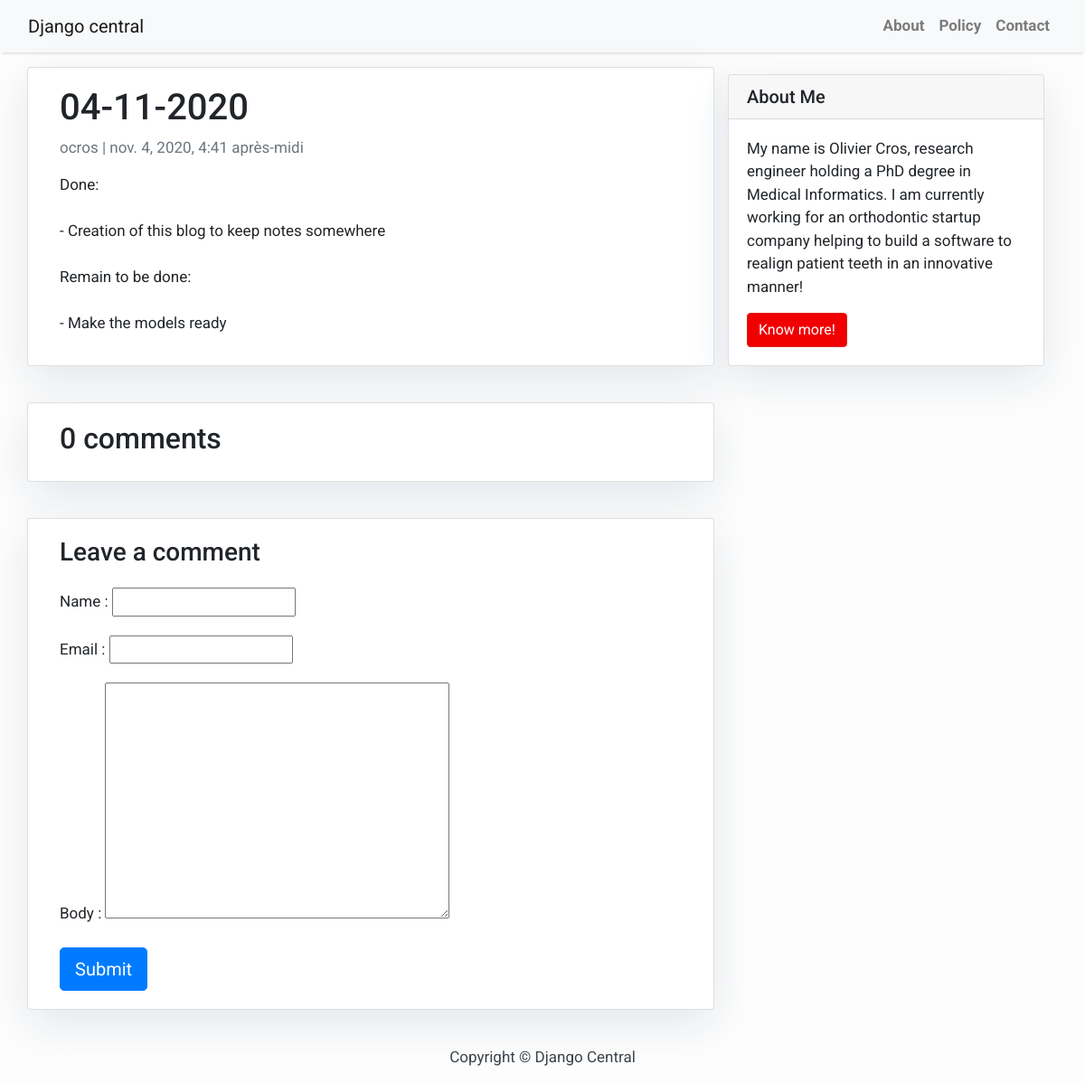
/04-11-2020/, run on the app's committed database.
### blog/models.py (models this page shows, shortened)
class Post(models.Model):
    title = models.CharField(max_length=200, unique=True)
    slug = models.SlugField(max_length=200, unique=True)
    author = models.ForeignKey(User, on_delete= models.CASCADE,related_name='blog_posts')
    updated_on = models.DateTimeField(auto_now= True)
    content = models.TextField()
    created_on = models.DateTimeField(auto_now_add=True)
    status = models.IntegerField(choices=STATUS, default=0)
    class Meta:
        ordering = ['-created_on']

### blog/views.py (the view)
# urls.py: path('<slug:slug>/', views.post_detail, name='post_detail')
def post_detail(request, slug):
    template_name = "post_detail.html"
    post = get_object_or_404(Post, slug=slug)
    comments = post.comments.filter(active=True).order_by("-created_on")
    new_comment = None
    if request.method == "POST":
        comment_form = CommentForm(data=request.POST)
        if comment_form.is_valid():
            new_comment = comment_form.save(commit=False)
            new_comment.post = post
            new_comment.save()
    else:
        comment_form = CommentForm()
    return render(
        request,
        template_name,
        {
            "post": post,
            "comments": comments,
            "new_comment": new_comment,
            "comment_form": comment_form,
        },
    )

### blog/forms.py
class CommentForm(forms.ModelForm):
    class Meta:
        model = Comment
        fields = ('name', 'email', 'body')

### blog/templates/post_detail.html (shortened to what this page needs)
{% extends 'base.html' %} {% block content %}
<div class="container">
  <div class="row">
    <div class="col-md-8 card mb-4  mt-3 left  top">
      <div class="card-body">
        <h1>{% block title %} {{ post.title }} {% endblock title %}</h1>
        <p class=" text-muted">{{ post.author }} | {{ post.created_on }}</p>
        <p class="card-text ">{{ post.content | linebreaksbr }}</p>
      </div>
    </div>
    {% block sidebar %} {% include 'sidebar.html' %} {% endblock sidebar %}
    <div class="col-md-8 card mb-4  mt-3 ">
      <div class="card-body">
        <h2>{{ comments.count }} comments</h2>
      </div>
    </div>
    <div class="col-md-8 card mb-4  mt-3 ">
      <div class="card-body">
        {% if new_comment %}
        <div class="alert alert-success" role="alert">
          Your comment is awaiting moderation
        </div>
        {% else %}
        <h3>Leave a comment</h3>
        <form method="post" style="margin-top: 1.3em;">
          {{ comment_form.as_p }}
          <button type="submit" class="btn btn-primary  btn-lg">Submit</button>
        </form>
        {% endif %}
      </div>
    </div>
  </div>
</div>
{% endblock content %}

### blog/templates/base.html (style rules this page uses)
body { font-family: "Roboto", sans-serif; font-size: 17px; background-color: #fdfdfd; }

### blog/templates/sidebar.html (style rules this page uses)
.card { box-shadow: 0 16px 48px #E3E7EB; }

### data on the page
Post: title "04-11-2020", author "ocros", created_on "nov. 4, 2020, 4:41 après-midi", content "Done: - Creation of this blog to keep notes somewhere Remain to be done: - Make the models ready"

### other printed values
{{ comments.count }} "0"
